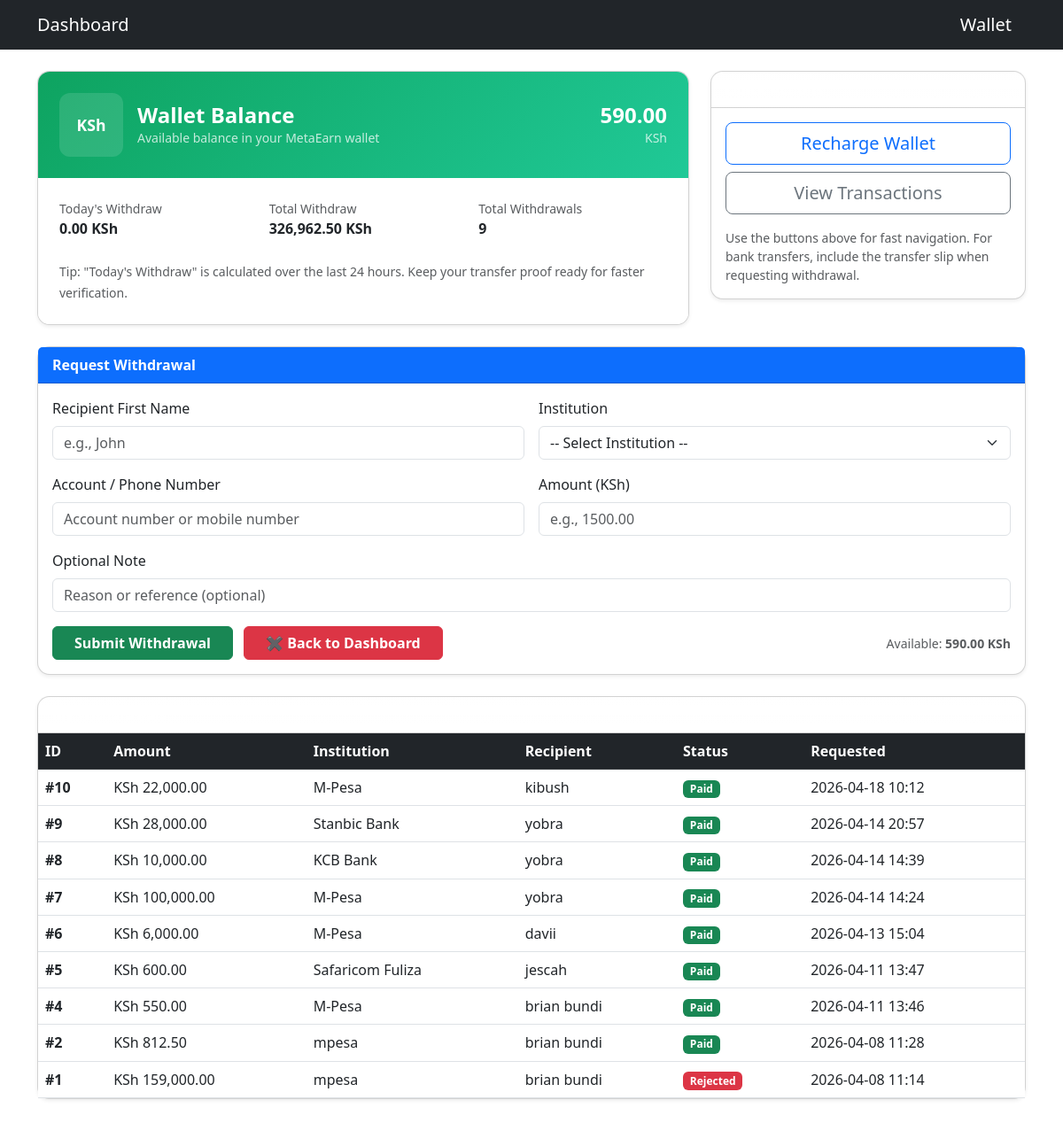
Page /withdraw (signed in) on the earlier database version.
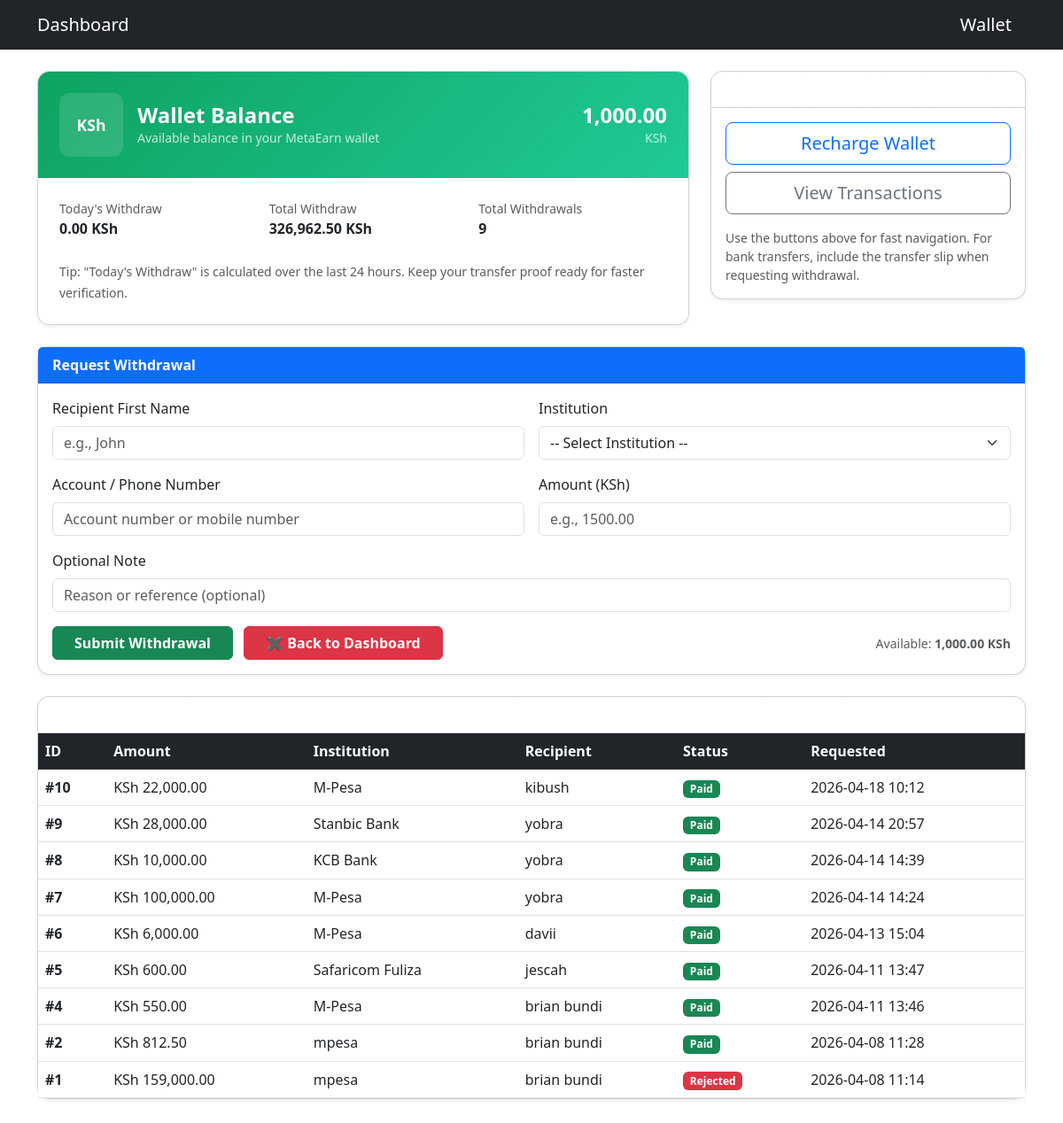
Same page on the later database version.
### models.py (models this page shows, shortened)
class User(db.Model, UserMixin):
    __tablename__ = "user"
    id = db.Column(db.Integer, primary_key=True)
    email = db.Column(db.String(120), unique=True, nullable=False)
    password = db.Column(db.String(200), nullable=False)
    is_admin = db.Column(db.Boolean, default=False, nullable=False)
    tutorial_seen = db.Column(db.Boolean, default=False, nullable=False)
    wallet_balance = db.Column(db.Float, default=0.0, nullable=False)
    total_views = db.Column(db.Integer, default=0, nullable=False)
    total_earnings = db.Column(db.Float, default=0.0, nullable=False)
    total_withdraw = db.Column(db.Float, default=0.0, nullable=False)
    total_recharge = db.Column(db.Float, default=0.0, nullable=False)
    profile_image = db.Column(db.String(200))
    last_checkin = db.Column(db.DateTime, nullable=True)
    referral_code = db.Column(
        db.String(20),
        unique=True,
        default=lambda: str(uuid.uuid4())[:8],
        nullable=False
    )
    referred_by = db.Column(db.Integer, db.ForeignKey("user.id"), nullable=True)
    referrals = db.relationship("User", backref=db.backref("referrer", remote_side=[id]))
    recharges = db.relationship("Recharge", back_populates="user", lazy=True)
    withdrawals = db.relationship("Withdrawal", back_populates="user", lazy=True)
    purchases = db.relationship("Purchase", back_populates="user", lazy=True)

### app.py (the view, shortened to what this page needs)
@app.route('/withdraw', methods=['GET', 'POST'])
@login_required
def withdraw():
    try:
        now = datetime.utcnow()
        last_24h = now - timedelta(hours=24)
        todays_withdraw = db.session.query(
            func.coalesce(func.sum(Withdrawal.amount), 0.0)
        ).filter(
            Withdrawal.user_id == current_user.id,
            Withdrawal.created_at >= last_24h
        ).scalar() or 0.0
        total_withdraw = db.session.query(
            func.coalesce(func.sum(Withdrawal.amount), 0.0)
        ).filter(
            Withdrawal.user_id == current_user.id
        ).scalar() or 0.0
        withdrawals = Withdrawal.query.filter_by(user_id=current_user.id).order_by(Withdrawal.created_at.desc()).all()
        try:
            transactions_url = url_for('transactions')
        except Exception:
            transactions_url = None
        return render_template(
            'withdraw.html',
            current_user=current_user,
            withdrawals=withdrawals,
            todays_withdraw=todays_withdraw,
            total_withdraw=total_withdraw,
            transactions_url=transactions_url
        )
    except Exception as e:
        traceback.print_exc()
        flash('An error occurred while loading withdrawals. Try again later.', 'withdrawal')
        return render_template(
            'withdraw.html',
            current_user=current_user,
            withdrawals=[],
            todays_withdraw=0.0,
            total_withdraw=0.0,
            transactions_url=None
        )

### app.py (called while the page is built)
@login_manager.user_loader
def load_user(user_id):
    return User.query.get(int(user_id))

@app.before_request
def restrict_admin_pages():
    if request.path.startswith("/admin"):
        if not current_user.is_authenticated:
            return redirect(url_for("login"))
        if not getattr(current_user, "is_admin", False):
            return "Unauthorized", 403

### templates/withdraw.html (shortened to what the changed rows need)
{% extends "base.html" %}
{% block content %}
<div class="row g-4 mb-4">
  <div class="col-12 col-lg-8">
    <div class="card shadow-sm" style="border-radius:14px; overflow:hidden;">
      <div class="d-flex align-items-center p-4" style="background:linear-gradient(135deg,#0ea360,#20c997); color:#fff;">
        <div class="ms-auto text-end">
          <div class="h4 mb-0 fw-bold">
            {{ '{:,.2f}'.format((current_user.wallet_balance|default(0))|float) }}
          </div>
          <div class="small opacity-75">KSh</div>
        </div>
      </div>
    </div>
  </div>
</div>
<div class="card mb-4 shadow-sm" style="border-radius:14px;">
  <div class="card-body">
    <form id="withdrawForm" method="POST" class="row g-3" novalidate>
      <div class="col-12 d-flex justify-content-between align-items-center">
        <div class="text-end">
          <small class="text-muted">Available: <strong>
            {{ '{:,.2f}'.format((current_user.wallet_balance|default(0))|float) }} KSh
          </strong></small>
        </div>
      </div>
    </form>
  </div>
</div>
<div class="card shadow-sm mb-5" style="border-radius:14px;">
  <div class="card-body p-0">
    <div class="table-responsive" style="max-height:520px; overflow:auto;">
      <table class="table table-hover mb-0 align-middle">
        <thead class="table-dark">
          <tr>
            <th scope="col">ID</th>
            <th scope="col">Amount</th>
            <th scope="col">Institution</th>
            <th scope="col">Recipient</th>
            <th scope="col">Status</th>
            <th scope="col">Requested</th>
          </tr>
        </thead>
      </table>
    </div>
  </div>
</div>
{% endblock %}

Differences in the rows shown:
changed User: wallet_balance "590.00" → "1,000.00"
